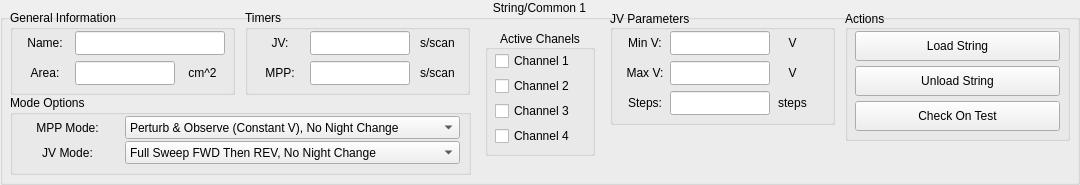
              <widget class="QGroupBox" name="String_1">
               <property name="minimumSize">
                <size>
                 <width>1080</width>
                 <height>185</height>
                </size>
               </property>
               <property name="title">
                <string>String/Common 1</string>
               </property>
               <property name="alignment">
                <set>Qt::AlignHCenter|Qt::AlignTop</set>
               </property>
               <property name="flat">
                <bool>true</bool>
               </property>
               <widget class="QGroupBox" name="GeneralInfo_1">
                <property name="geometry">
                 <rect>
                  <x>10</x>
                  <y>10</y>
                  <width>225</width>
                  <height>85</height>
                 </rect>
                </property>
                <property name="title">
                 <string>General Information</string>
                </property>
                <widget class="QLineEdit" name="NameInput_1">
                 <property name="geometry">
                  <rect>
                   <x>65</x>
                   <y>21</y>
                   <width>150</width>
                   <height>24</height>
                  </rect>
                 </property>
                 <property name="inputMask">
                  <string/>
                 </property>
                 <property name="text">
                  <string/>
                 </property>
                </widget>
                <widget class="QLabel" name="NameLabel_1">
                 <property name="geometry">
                  <rect>
                   <x>10</x>
                   <y>21</y>
                   <width>50</width>
                   <height>24</height>
                  </rect>
                 </property>
                 <property name="minimumSize">
                  <size>
                   <width>38</width>
                   <height>0</height>
                  </size>
                 </property>
                 <property name="maximumSize">
                  <size>
                   <width>16777215</width>
                   <height>16777215</height>
                  </size>
                 </property>
                 <property name="text">
                  <string>Name:</string>
                 </property>
                 <property name="alignment">
                  <set>Qt::AlignCenter</set>
                 </property>
                </widget>
                <widget class="QLabel" name="AreaLabel_1">
                 <property name="geometry">
                  <rect>
                   <x>10</x>
                   <y>51</y>
                   <width>50</width>
                   <height>24</height>
                  </rect>
                 </property>
                 <property name="text">
                  <string>Area:</string>
                 </property>
                 <property name="alignment">
                  <set>Qt::AlignCenter</set>
                 </property>
                </widget>
                <widget class="QLineEdit" name="AreaInput_1">
                 <property name="geometry">
                  <rect>
                   <x>65</x>
                   <y>51</y>
                   <width>100</width>
                   <height>24</height>
                  </rect>
                 </property>
                 <property name="inputMask">
                  <string/>
                 </property>
                 <property name="text">
                  <string/>
                 </property>
                </widget>
                <widget class="QLabel" name="AreaUnits_1">
                 <property name="geometry">
                  <rect>
                   <x>170</x>
                   <y>51</y>
                   <width>45</width>
                   <height>24</height>
                  </rect>
                 </property>
                 <property name="text">
                  <string>cm^2</string>
                 </property>
                 <property name="alignment">
                  <set>Qt::AlignCenter</set>
                 </property>
                </widget>
               </widget>
               <widget class="QGroupBox" name="JVBox_1">
                <property name="geometry">
                 <rect>
                  <x>610</x>
                  <y>10</y>
                  <width>225</width>
                  <height>115</height>
                 </rect>
                </property>
                <property name="title">
                 <string>JV Parameters</string>
                </property>
                <property name="alignment">
                 <set>Qt::AlignLeading|Qt::AlignLeft|Qt::AlignVCenter</set>
                </property>
                <widget class="QLabel" name="VmaxLabel_1">
                 <property name="geometry">
                  <rect>
                   <x>10</x>
                   <y>51</y>
                   <width>50</width>
                   <height>24</height>
                  </rect>
                 </property>
                 <property name="text">
                  <string>Max V:</string>
                 </property>
                 <property name="alignment">
                  <set>Qt::AlignCenter</set>
                 </property>
                </widget>
                <widget class="QLineEdit" name="VmaxInput_1">
                 <property name="geometry">
                  <rect>
                   <x>60</x>
                   <y>51</y>
                   <width>100</width>
                   <height>24</height>
                  </rect>
                 </property>
                 <property name="inputMask">
                  <string/>
                 </property>
                 <property name="text">
                  <string/>
                 </property>
                </widget>
                <widget class="QLabel" name="VmaxUnits_1">
                 <property name="geometry">
                  <rect>
                   <x>165</x>
                   <y>51</y>
                   <width>35</width>
                   <height>24</height>
                  </rect>
                 </property>
                 <property name="text">
                  <string>V</string>
                 </property>
                 <property name="alignment">
                  <set>Qt::AlignCenter</set>
                 </property>
                </widget>
                <widget class="QLineEdit" name="VstepsInput_1">
                 <property name="geometry">
                  <rect>
                   <x>60</x>
                   <y>81</y>
                   <width>100</width>
                   <height>24</height>
                  </rect>
                 </property>
                 <property name="inputMask">
                  <string/>
                 </property>
                 <property name="text">
                  <string/>
                 </property>
                </widget>
                <widget class="QLabel" name="Vstepsabel_1">
                 <property name="geometry">
                  <rect>
                   <x>10</x>
                   <y>81</y>
                   <width>50</width>
                   <height>24</height>
                  </rect>
                 </property>
                 <property name="text">
                  <string>Steps:</string>
                 </property>
                 <property name="alignment">
                  <set>Qt::AlignCenter</set>
                 </property>
                </widget>
                <widget class="QLabel" name="VstepsUnits_1">
                 <property name="enabled">
                  <bool>true</bool>
                 </property>
                 <property name="geometry">
                  <rect>
                   <x>165</x>
                   <y>81</y>
                   <width>35</width>
                   <height>24</height>
                  </rect>
                 </property>
                 <property name="text">
                  <string>steps</string>
                 </property>
                 <property name="alignment">
                  <set>Qt::AlignCenter</set>
                 </property>
                </widget>
                <widget class="QLabel" name="VminLabel_1">
                 <property name="geometry">
                  <rect>
                   <x>10</x>
                   <y>21</y>
                   <width>50</width>
                   <height>24</height>
                  </rect>
                 </property>
                 <property name="text">
                  <string>Min V:</string>
                 </property>
                 <property name="alignment">
                  <set>Qt::AlignCenter</set>
                 </property>
                </widget>
                <widget class="QLineEdit" name="VminInput_1">
                 <property name="geometry">
                  <rect>
                   <x>60</x>
                   <y>21</y>
                   <width>100</width>
                   <height>24</height>
                  </rect>
                 </property>
                 <property name="inputMask">
                  <string/>
                 </property>
                 <property name="text">
                  <string/>
                 </property>
                </widget>
                <widget class="QLabel" name="VminUnits_1">
                 <property name="geometry">
                  <rect>
                   <x>165</x>
                   <y>21</y>
                   <width>35</width>
                   <height>24</height>
                  </rect>
                 </property>
                 <property name="text">
                  <string>V</string>
                 </property>
                 <property name="alignment">
                  <set>Qt::AlignCenter</set>
                 </property>
                </widget>
               </widget>
               <widget class="QGroupBox" name="TimerBox_1">
                <property name="geometry">
                 <rect>
                  <x>245</x>
                  <y>10</y>
                  <width>225</width>
                  <height>85</height>
                 </rect>
                </property>
                <property name="title">
                 <string>Timers</string>
                </property>
                <widget class="QLabel" name="MPPFrequencyLabel_1">
                 <property name="geometry">
                  <rect>
                   <x>10</x>
                   <y>51</y>
                   <width>50</width>
                   <height>24</height>
                  </rect>
                 </property>
                 <property name="text">
                  <string>MPP:</string>
                 </property>
                 <property name="alignment">
                  <set>Qt::AlignCenter</set>
                 </property>
                </widget>
                <widget class="QLineEdit" name="MPPFrequencyInput_1">
                 <property name="geometry">
                  <rect>
                   <x>65</x>
                   <y>51</y>
                   <width>100</width>
                   <height>24</height>
                  </rect>
                 </property>
                 <property name="inputMask">
                  <string/>
                 </property>
                 <property name="text">
                  <string/>
                 </property>
                </widget>
                <widget class="QLabel" name="MPPFrequencyUnits_1">
                 <property name="geometry">
                  <rect>
                   <x>170</x>
                   <y>51</y>
                   <width>45</width>
                   <height>24</height>
                  </rect>
                 </property>
                 <property name="text">
                  <string>s/scan</string>
                 </property>
                 <property name="alignment">
                  <set>Qt::AlignCenter</set>
                 </property>
                </widget>
                <widget class="QLabel" name="JVFrequencyLabel_1">
                 <property name="geometry">
                  <rect>
                   <x>10</x>
                   <y>21</y>
                   <width>50</width>
                   <height>24</height>
                  </rect>
                 </property>
                 <property name="text">
                  <string>JV:</string>
                 </property>
                 <property name="alignment">
                  <set>Qt::AlignCenter</set>
                 </property>
                </widget>
                <widget class="QLineEdit" name="JVFrequencyInput_1">
                 <property name="geometry">
                  <rect>
                   <x>65</x>
                   <y>21</y>
                   <width>100</width>
                   <height>24</height>
                  </rect>
                 </property>
                 <property name="inputMask">
                  <string/>
                 </property>
                 <property name="text">
                  <string/>
                 </property>
                </widget>
                <widget class="QLabel" name="JVFrequencyUnits_1">
                 <property name="geometry">
                  <rect>
                   <x>170</x>
                   <y>21</y>
                   <width>45</width>
                   <height>24</height>
                  </rect>
                 </property>
                 <property name="text">
                  <string>s/scan</string>
                 </property>
                 <property name="alignment">
                  <set>Qt::AlignCenter</set>
                 </property>
                </widget>
               </widget>
               <widget class="QGroupBox" name="ActionBox_1">
                <property name="geometry">
                 <rect>
                  <x>845</x>
                  <y>10</y>
                  <width>225</width>
                  <height>131</height>
                 </rect>
                </property>
                <property name="title">
                 <string>Actions</string>
                </property>
                <property name="alignment">
                 <set>Qt::AlignLeading|Qt::AlignLeft|Qt::AlignVCenter</set>
                </property>
                <widget class="QPushButton" name="LoadButton_1">
                 <property name="geometry">
                  <rect>
                   <x>10</x>
                   <y>21</y>
                   <width>205</width>
                   <height>30</height>
                  </rect>
                 </property>
                 <property name="text">
                  <string>Load String</string>
                 </property>
                 <property name="autoDefault">
                  <bool>false</bool>
                 </property>
                </widget>
                <widget class="QPushButton" name="UnLoadButton_1">
                 <property name="geometry">
                  <rect>
                   <x>10</x>
                   <y>56</y>
                   <width>205</width>
                   <height>30</height>
                  </rect>
                 </property>
                 <property name="text">
                  <string>Unload String</string>
                 </property>
                </widget>
                <widget class="QPushButton" name="CheckTestButton_1">
                 <property name="geometry">
                  <rect>
                   <x>10</x>
                   <y>91</y>
                   <width>205</width>
                   <height>30</height>
                  </rect>
                 </property>
                 <property name="text">
                  <string>Check On Test</string>
                 </property>
                </widget>
               </widget>
               <widget class="QGroupBox" name="ChannelBox_1">
                <property name="geometry">
                 <rect>
                  <x>485</x>
                  <y>30</y>
                  <width>110</width>
                  <height>126</height>
                 </rect>
                </property>
                <property name="title">
                 <string>Active Chanels</string>
                </property>
                <property name="alignment">
                 <set>Qt::AlignCenter</set>
                </property>
                <widget class="QCheckBox" name="checkBox_1">
                 <property name="geometry">
                  <rect>
                   <x>10</x>
                   <y>21</y>
                   <width>90</width>
                   <height>20</height>
                  </rect>
                 </property>
                 <property name="text">
                  <string>Channel 1</string>
                 </property>
                </widget>
                <widget class="QCheckBox" name="checkBox_2">
                 <property name="geometry">
                  <rect>
                   <x>10</x>
                   <y>46</y>
                   <width>90</width>
                   <height>20</height>
                  </rect>
                 </property>
                 <property name="text">
                  <string>Channel 2</string>
                 </property>
                </widget>
                <widget class="QCheckBox" name="checkBox_3">
                 <property name="geometry">
                  <rect>
                   <x>10</x>
                   <y>71</y>
                   <width>90</width>
                   <height>20</height>
                  </rect>
                 </property>
                 <property name="text">
                  <string>Channel 3</string>
                 </property>
                </widget>
                <widget class="QCheckBox" name="checkBox_4">
                 <property name="geometry">
                  <rect>
                   <x>10</x>
                   <y>96</y>
                   <width>90</width>
                   <height>20</height>
                  </rect>
                 </property>
                 <property name="text">
                  <string>Channel 4</string>
                 </property>
                </widget>
               </widget>
               <widget class="QGroupBox" name="ModeBox_1">
                <property name="geometry">
                 <rect>
                  <x>10</x>
                  <y>95</y>
                  <width>461</width>
                  <height>80</height>
                 </rect>
                </property>
                <property name="title">
                 <string>Mode Options</string>
                </property>
                <widget class="QComboBox" name="MPPModeBox_1">
                 <property name="geometry">
                  <rect>
                   <x>115</x>
                   <y>21</y>
                   <width>335</width>
                   <height>23</height>
                  </rect>
                 </property>
                 <item>
                  <property name="text">
                   <string>Perturb &amp; Observe (Constant V), No Night Change</string>
                  </property>
                 </item>
                </widget>
                <widget class="QComboBox" name="JVModeBox_1">
                 <property name="geometry">
                  <rect>
                   <x>115</x>
                   <y>46</y>
                   <width>335</width>
                   <height>23</height>
                  </rect>
                 </property>
                 <item>
                  <property name="text">
                   <string>Full Sweep FWD Then REV, No Night Change</string>
                  </property>
                 </item>
                </widget>
                <widget class="QLabel" name="MPPModeLabel_1">
                 <property name="geometry">
                  <rect>
                   <x>10</x>
                   <y>20</y>
                   <width>95</width>
                   <height>25</height>
                  </rect>
                 </property>
                 <property name="minimumSize">
                  <size>
                   <width>38</width>
                   <height>0</height>
                  </size>
                 </property>
                 <property name="maximumSize">
                  <size>
                   <width>16777215</width>
                   <height>16777215</height>
                  </size>
                 </property>
                 <property name="text">
                  <string>MPP Mode:</string>
                 </property>
                 <property name="alignment">
                  <set>Qt::AlignCenter</set>
                 </property>
                </widget>
                <widget class="QLabel" name="JVModeLabel_1">
                 <property name="geometry">
                  <rect>
                   <x>10</x>
                   <y>45</y>
                   <width>95</width>
                   <height>25</height>
                  </rect>
                 </property>
                 <property name="minimumSize">
                  <size>
                   <width>38</width>
                   <height>0</height>
                  </size>
                 </property>
                 <property name="maximumSize">
                  <size>
                   <width>16777215</width>
                   <height>16777215</height>
                  </size>
                 </property>
                 <property name="text">
                  <string>JV Mode:</string>
                 </property>
                 <property name="alignment">
                  <set>Qt::AlignCenter</set>
                 </property>
                </widget>
               </widget>
              </widget>
